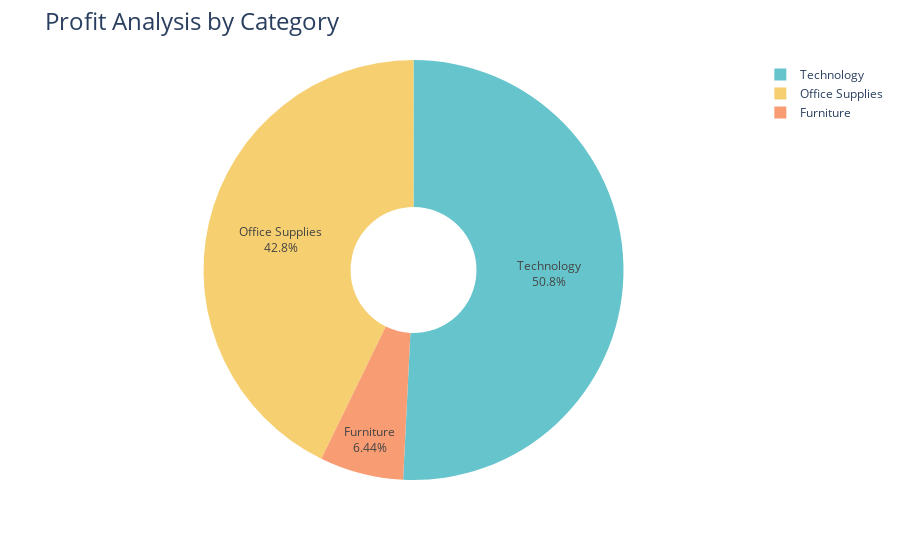

The notebook cell this image was saved under:
### Code cell
fig = px.pie(profit_by_category,
             values='Profit',
             names='Category',
             hole=0.3,
             color_discrete_sequence=px.colors.qualitative.Pastel)

fig.update_traces(textposition='inside',textinfo='percent+label')
fig.update_layout(title_text='Profit Analysis by Category',title_font=dict(size=24))

fig.show()

### Figure 1 — Plotly figure (JSON) as saved in the notebook; plotly's stock layout.template omitted (floating-point values rounded to 4 significant figures)
{"data": [{"domain": {"x": [0, 1], "y": [0, 1]}, "hole": 0.3, "hovertemplate": "Category=%{label}<br>Profit=%{value}<extra></extra>", "labels": ["Furniture", "Office Supplies", "Technology"], "legendgroup": "", "name": "", "showlegend": true, "textinfo": "percent+label", "textposition": "inside", "type": "pie", "values": [18450.0, 122500.0, 145500.0]}], "layout": {"legend": {"tracegroupgap": 0}, "margin": {"t": 60}, "piecolorway": ["rgb(102, 197, 204)", "rgb(246, 207, 113)", "rgb(248, 156, 116)", "rgb(220, 176, 242)", "rgb(135, 197, 95)", "rgb(158, 185, 243)", "rgb(254, 136, 177)", "rgb(201, 219, 116)", "rgb(139, 224, 164)", "rgb(180, 151, 231)", "rgb(179, 179, 179)"], "title": {"font": {"size": 24}, "text": "Profit Analysis by Category"}}}
